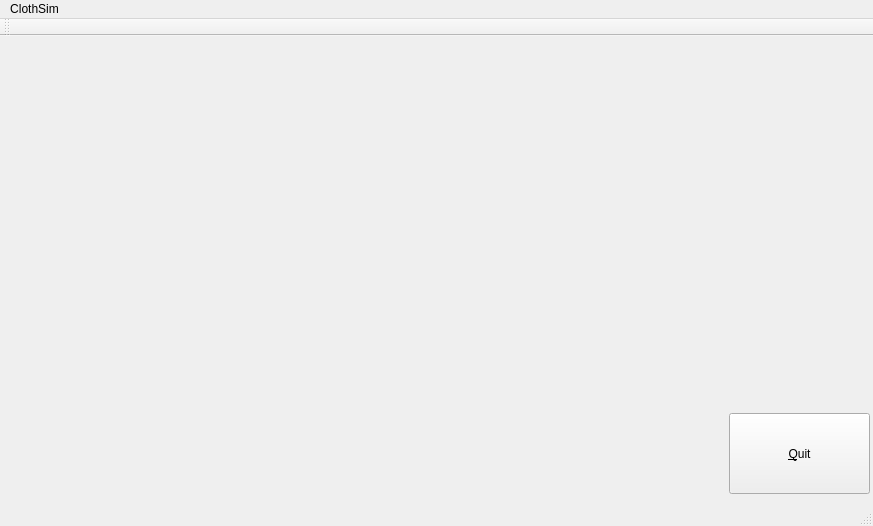
<?xml version="1.0" encoding="UTF-8"?>
<ui version="4.0">
 <class>MainWindow</class>
 <widget class="QMainWindow" name="MainWindow">
  <property name="geometry">
   <rect>
    <x>0</x>
    <y>0</y>
    <width>873</width>
    <height>526</height>
   </rect>
  </property>
  <property name="windowTitle">
   <string>MainWindow</string>
  </property>
  <widget class="QWidget" name="centralWidget">
   <property name="enabled">
    <bool>true</bool>
   </property>
   <widget class="QPushButton" name="pushbutton">
    <property name="geometry">
     <rect>
      <x>729</x>
      <y>377</y>
      <width>141</width>
      <height>81</height>
     </rect>
    </property>
    <property name="text">
     <string>&amp;Quit</string>
    </property>
   </widget>
   <widget class="GLWidget" name="widget" native="true">
    <property name="geometry">
     <rect>
      <x>0</x>
      <y>0</y>
      <width>731</width>
      <height>451</height>
     </rect>
    </property>
   </widget>
  </widget>
  <widget class="QMenuBar" name="menuBar">
   <property name="geometry">
    <rect>
     <x>0</x>
     <y>0</y>
     <width>873</width>
     <height>25</height>
    </rect>
   </property>
   <widget class="QMenu" name="menuClothSim">
    <property name="title">
     <string>ClothSim</string>
    </property>
   </widget>
   <addaction name="menuClothSim"/>
  </widget>
  <widget class="QToolBar" name="mainToolBar">
   <attribute name="toolBarArea">
    <enum>TopToolBarArea</enum>
   </attribute>
   <attribute name="toolBarBreak">
    <bool>false</bool>
   </attribute>
  </widget>
  <widget class="QStatusBar" name="statusBar"/>
 </widget>
 <layoutdefault spacing="6" margin="11"/>
 <customwidgets>
  <customwidget>
   <class>GLWidget</class>
   <extends>QWidget</extends>
   <header>glwidget.h</header>
   <container>1</container>
  </customwidget>
 </customwidgets>
 <resources/>
 <connections>
  <connection>
   <sender>pushbutton</sender>
   <signal>clicked()</signal>
   <receiver>MainWindow</receiver>
   <slot>close()</slot>
   <hints>
    <hint type="sourcelabel">
     <x>735</x>
     <y>561</y>
    </hint>
    <hint type="destinationlabel">
     <x>683</x>
     <y>357</y>
    </hint>
   </hints>
  </connection>
 </connections>
</ui>
